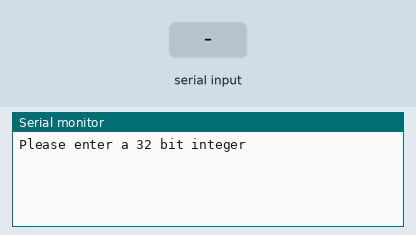
Bench run of a sketch on a simulated Arduino Uno, built with avr-gcc and run on an emulated ATmega328P. Parts: the last lines printed to the serial monitor. The test bench sets the inputs (shaded band).

Above: at 1.2 s.
1.3 s: "90,45\n" received over Serial
At 2.4 s:
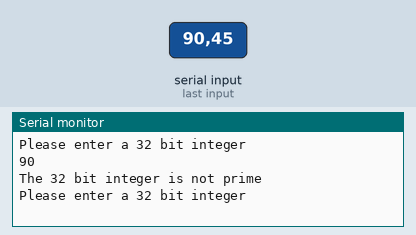
2.8 s: "0\n" received over Serial
At 3.2 s:
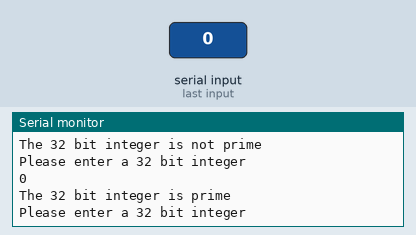

The sketch:

quiz1p5.ino
```cpp
//EE3420 Quiz 1 problem 2
//Anurag Kumar
long inputvar (0);
String inputString = "";
String isPrimeResult = "";

//checks if the value passed to it is prime
bool isPrime(long val) {
  long testval = sqrt(val)+1;
  if (val == 1)
    return false;
  for (int i = 2; i <= testval; ++i) {
    if (val % i == 0) {
      return false;
    }
  }
  return true;
}


void setup() {
  // put your setup code here, to run once:
  Serial.begin(9600);

}

void loop() {
  // put your main code here, to run repeatedly:

  Serial.println("Please enter a 32 bit integer");
  while (!Serial.available()) {}

  if (Serial.available() > 0) {
    inputString = Serial.readStringUntil('\n');
    inputvar = inputString.toInt(); //Apparently this function actually returns a long, go figure
    Serial.println(inputvar);
    isPrime(inputvar) ? isPrimeResult = "prime" : isPrimeResult = "not prime";
    Serial.print("The 32 bit integer is ");
    Serial.println(isPrimeResult);
  }

}
```

Measured:
- after the input at 1.3 s, the serial monitor: prints a new line at once (image 1)
- after the input at 2.8 s, the serial monitor: prints a new line at once (image 2)
